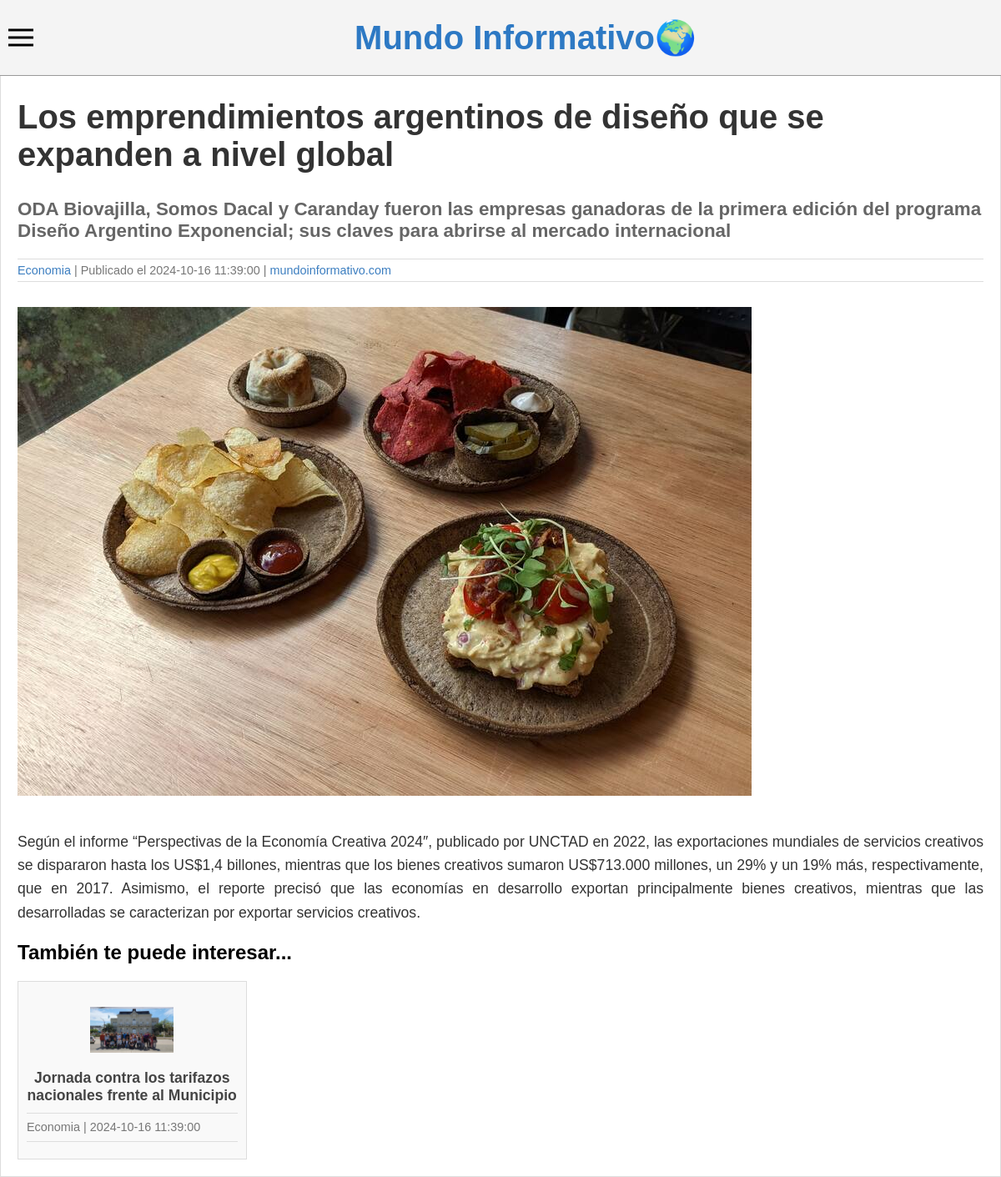
/detalle.php?id=8, run on the app's committed database.
### tables this page shows
CREATE TABLE `noticias` (
  `id` int(11) NOT NULL,
  `titulo` varchar(255) NOT NULL,
  `descripcion` varchar(255) NOT NULL,
  `texto` text NOT NULL,
  `fecha` datetime NOT NULL,
  `imagen` varchar(255) NOT NULL,
  `id_usuario` int(11) NOT NULL,
  `id_categoria` int(11) NOT NULL
);

CREATE TABLE `categorias` (
  `id` int(11) NOT NULL,
  `nombre` varchar(255) NOT NULL,
  `id_usuario` int(11) NOT NULL
);

### detalle.php (the view, shortened to what this page needs)
<?php
require_once("panel/includes/db.php");
$id = isset($_GET['id']) ? $_GET['id'] : 0;
$stmt = $conx->prepare("SELECT N.*, C.nombre as categoria FROM noticias N INNER JOIN categorias C ON(C.id = N.id_categoria) WHERE N.id = ?");
$stmt->bind_param("i", $id);
$stmt->execute();
$resultado = $stmt->get_result();
$noticia = $resultado->fetch_object();
if ($noticia === NULL) {
	header("Location: 404.php");
	exit();
} else {
	$titulo = $noticia->titulo;
	$descripcion = $noticia->descripcion;
	$texto = $noticia->texto;
	$fecha = $noticia->fecha;
	$imagen = $noticia->imagen;
	$categoria = $noticia->categoria;
}
$stmt = $conx->prepare("SELECT N.* FROM noticias N INNER JOIN categorias C ON(N.id_categoria = C.id) WHERE C.id = ? AND N.id != ? ORDER BY N.fecha DESC LIMIT 3");
$stmt->bind_param("ii", $noticia->id_categoria, $id);
$stmt->execute();
$resultadoSTMT = $stmt->get_result();
$noticiasRelacionadas = [];
while ($fila = $resultadoSTMT->fetch_object()) {
    $noticiasRelacionadas[] = $fila;
}
?>
<!DOCTYPE html>
<html>
<head>
	<link rel="stylesheet" type="text/css" href="panel/css/detalle.css">
</head>
<body>
<?php require_once("menuFrontend.php"); ?>
<div class="container">
	<h1><?php echo $titulo ?></h1>
	<h4><?php echo $descripcion ?></h4>
	<div class="meta-info">
		<span><?php echo $categoria ?></span> | Publicado el <?php echo $fecha ?> | <a href="index.php">mundoinformativo.com</a>
	</div>
	<img src="panel/<?php echo $imagen ?>" alt="<?php echo $titulo ?>">
	<p class="texto"><?php echo $texto ?></p>
	<h2>También te puede interesar...</h2>
	<div class="noticias-relacionadas">
	    <?php foreach ($noticiasRelacionadas as $fila) { ?>
	        <div class="noticia-relacionada">
	            <img src="panel/<?php echo $fila->imagen ?>" alt="<?php echo $fila->titulo ?>" width="100">
		       	<div>
		           	<h3><a href="detalle.php?id=<?php echo $fila->id ?>"><?php echo $fila->titulo ?></a></h3>
		    		<p class="meta-info"><?php echo $categoria ?> | <?php echo $fecha ?></p>
		    	</div>
		    </div>
		<?php } ?>
	</div>
</div>
</body>
</html>

### panel/css/detalle.css (style rules this page uses)
body { font-family: Arial, sans-serif; margin: 0; padding: 0; background-color: #f4f4f4; }
.container { max-width: 1200px; margin: 0 auto; background-color: white; padding: 20px; border: 1px solid #ddd; box-shadow: 0 0 10px rgba(0, 0, 0, 0.1); padding-top: 90px; }
h1 { font-size: 2.5em; font-weight: bold; margin-bottom: 10px; color: #333; }
h4 { font-size: 1.4em; margin-bottom: 20px; color: #666; }
.meta-info { font-size: 0.9em; color: #777; border-bottom: 1px solid #ddd; padding-bottom: 5px; margin-bottom: 10px; border-top: 1px solid #ddd; padding-top: 5px; margin-top: 10px; }
.meta-info span { color: #3c7ec0; }
.meta-info a { color: #3c7ec0; text-decoration: none; }
img { max-width: 100%; height: auto; margin: 20px 0; }
p { font-size: 1.1em; color: #333; line-height: 1.6; text-align: justify; }
.noticias-relacionadas { display: grid; grid-template-columns: repeat(auto-fill, minmax(250px, 1fr)); gap: 20px; margin-top: 20px; }
.noticia-relacionada { display: flex; flex-direction: column; align-items: center; border: 1px solid #ddd; padding: 10px; background-color: #f9f9f9; text-align: center; }
.noticia-relacionada img { width: 100px; height: auto; margin-bottom: 10px; }
.noticia-relacionada h3 { font-size: 1.1em; margin: 10px 0; }
.noticia-relacionada a { text-decoration: none; color: #444; }
.meta-info { font-size: 0.9em; color: #777; }

### data on the page
noticias: titulo "Los emprendimientos argentinos de diseño que se expanden a nivel global", descripcion "ODA Biovajilla, Somos Dacal y Caranday fueron las empresas ganadoras de la primera edición del programa Diseño Argentino Exponencial; sus claves para abrirse al mercado internacional", id_categoria.nombre "Economia", fecha "2024-10-16 11:39:00", imagen (picture), texto "Según el informe “Perspectivas de la Economía Creativa 2024″, publicado por UNCTAD en 2022, las exportaciones mundiales de servicios creativos se dispararon hasta los US$1,4 billones, mientras que los bienes creativos sumaron US$713.000 millones, un 29% y un 19% más, respectivamente, que en 2017. Asimismo, el reporte precisó que las economías en desarrollo exportan principalmente bienes creativos, mientras que las desarrolladas se caracterizan por exportar servicios creativos."
noticias: imagen (picture), titulo "Jornada contra los tarifazos nacionales frente al Municipio", id_categoria.nombre "Economia"
